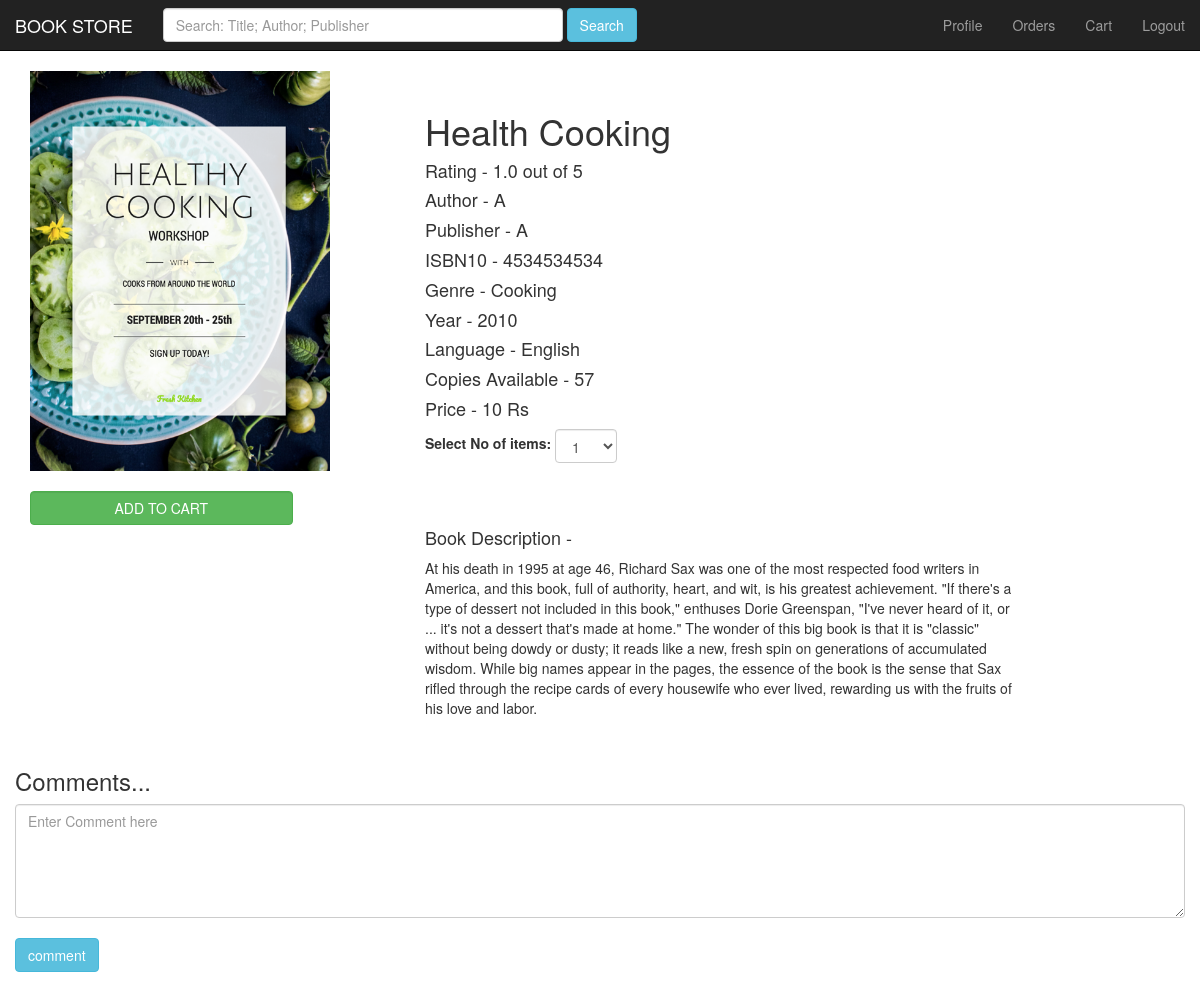
/sprod/1 (signed in), run on the app's committed database.
### books/models.py (models this page shows, shortened)
class Books(models.Model):
    book_title = models.CharField(max_length=100)
    book_provider_mail = models.EmailField()
    book_isbn10 = models.CharField(max_length=10)
    book_author = models.CharField(max_length=20)
    book_publisher = models.CharField(max_length=20)
    book_copies = models.IntegerField()
    book_price = models.IntegerField()
    book_description = models.TextField()
    book_language = models.CharField(max_length=20)
    book_year = models.CharField(max_length=4)
    book_image = models.ImageField(upload_to='', blank=True)
    book_category = models.TextField(max_length=50)
    book_rating = models.FloatField(default=0.0)
    class Meta:
        verbose_name_plural = 'Books'

### books/views.py (the view)
# urls.py: url(r'^sprod/(?P<prod_id>[0-9]+)', views.sprod, name='sprod'),
def sprod(request, prod_id):
    template = loader.get_template('singleproduct.html')
    context = {'mess': "single",'tfmess': 'False'}
    request.session['bid'] = None
    count = []
    if request.session.has_key('user_mail'):
        context['user_mail'] = user_mail = request.session['user_mail']
        context['tfmess'] = 'True'
        context['cn'] = cn = Books.objects.get(id=prod_id)
        request.session['bid'] = cn.id
        for x in range(1, cn.book_copies+1):
            count.append(x)
        context['count'] = count
        context['cobj'] = cobj = Categories.objects.all()
        context['bobj'] = bobj = Books.objects.all()
        context['bcobj'] = bcobj = Book_comments.objects.all()
        if request.method == 'POST':
            if request.session.has_key('user_mail'):
                ctext = request.POST.get('ctext')
                if ctext != '':
                    obj = Book_comments.objects.create(book_title=cn.book_title, book_comment=ctext, book_user_mail=user_mail)
                    obj.save()
    else:
        return redirect('login')
    return HttpResponse(template.render(context, request))

### templates/singleproduct.html (shortened to what this page needs)
{% extends 'base.html' %}
{% load static %}
{% block base_body %}
    <div class="container">
        <div class="row">
        <form action="{% url 'cart0' %}" method="POST">{% csrf_token %}
            <div class="col-sm-3">
                <div>
                    <img src="../..{{ cn.book_image.url }}" style="height:400px;width:300px;" />
                </div>
                <div><br />
                            <input type="submit" value="ADD TO CART" class="btn btn-success form-control" />
                </div>
            </div>
            <div class="col-sm-1"></div>
            <div class="col-sm-8" style="padding: 20px">
                <div>
                    <h1>{{ cn.book_title }}</h1>
                </div>
                <div>
                    <h4>Rating - {{ cn.book_rating }} out of 5</h4>
                    <h4>Author - {{ cn.book_author }}</h4>
                    <h4>Publisher - {{ cn.book_publisher }}</h4>
                    <h4>ISBN10 - {{ cn.book_isbn10 }}</h4>
                    <h4>Genre - {{ cn.book_category }}</h4>
                    <h4>Year - {{ cn.book_year }}</h4>
                    <h4>Language - {{ cn.book_language }}</h4>
                    <h4>Copies Available - {{ cn.book_copies }}</h4>
                    <h4>Price - {{ cn.book_price }} Rs</h4>
                    <div class="form-group form-inline">
                        <label for="select">Select No of items: </label>
                        <select class="form-control" name="selno">
                            {% for x in count %}
                                <option value="{{ x }}">{{ x }}</option>
                            {% endfor %}
                        </select>
                    </div>
                </div>
                <br /><br />
                <div style="text-align: left">
                    <div>
                        <h4>Book Description - </h4>
                    </div>
                    <div style="width: 80%">
                        <p>{{ cn.book_description }}</p>
                    </div>
                </div>
            </div>
        </form>
        </div>
        <div class="row">
            <div class="col-sm-12">
                <div class="row"><h3>Comments...</h3></div>
                <div class="row">
                    <form class="form-group" action="{% url 'sprod' prod_id=cn.id  %}" method="POST">{% csrf_token %}
                        <textarea class="form-control" rows="5" cols="10" name="ctext" placeholder="Enter Comment here"></textarea><br />
                        <input type="submit" value="comment" class="btn btn-info" />
                    </form>
                </div>
            </div>
        </div>
    </div>
{% endblock %}

### data on the page
Books: book_image (picture), book_title "Health Cooking", book_rating "1.0", book_author "A", book_publisher "A", book_isbn10 "4534534534", book_category "Cooking", book_year "2010", book_language "English", book_copies "57", book_price "10", book_description "At his death in 1995 at age 46, Richard Sax was one of the most respected food writers in America, and this book, full of authority, heart, and wit, is his greatest achievement. \"If there's a type of dessert not included in this book,\" enthuses Dorie Greenspan, \"I've never heard of it, or ... it's not a dessert that's made at home.\" The wonder of this big book is that it is \"classic\" without being dowdy or dusty; it reads like a new, fresh spin on generations of accumulated wisdom. While big names appear in the pages, the essence of the book is the sense that Sax rifled through the recipe cards of every housewife who ever lived, rewarding us with the fruits of his love and labor."

### other printed values
form field selno "1"
